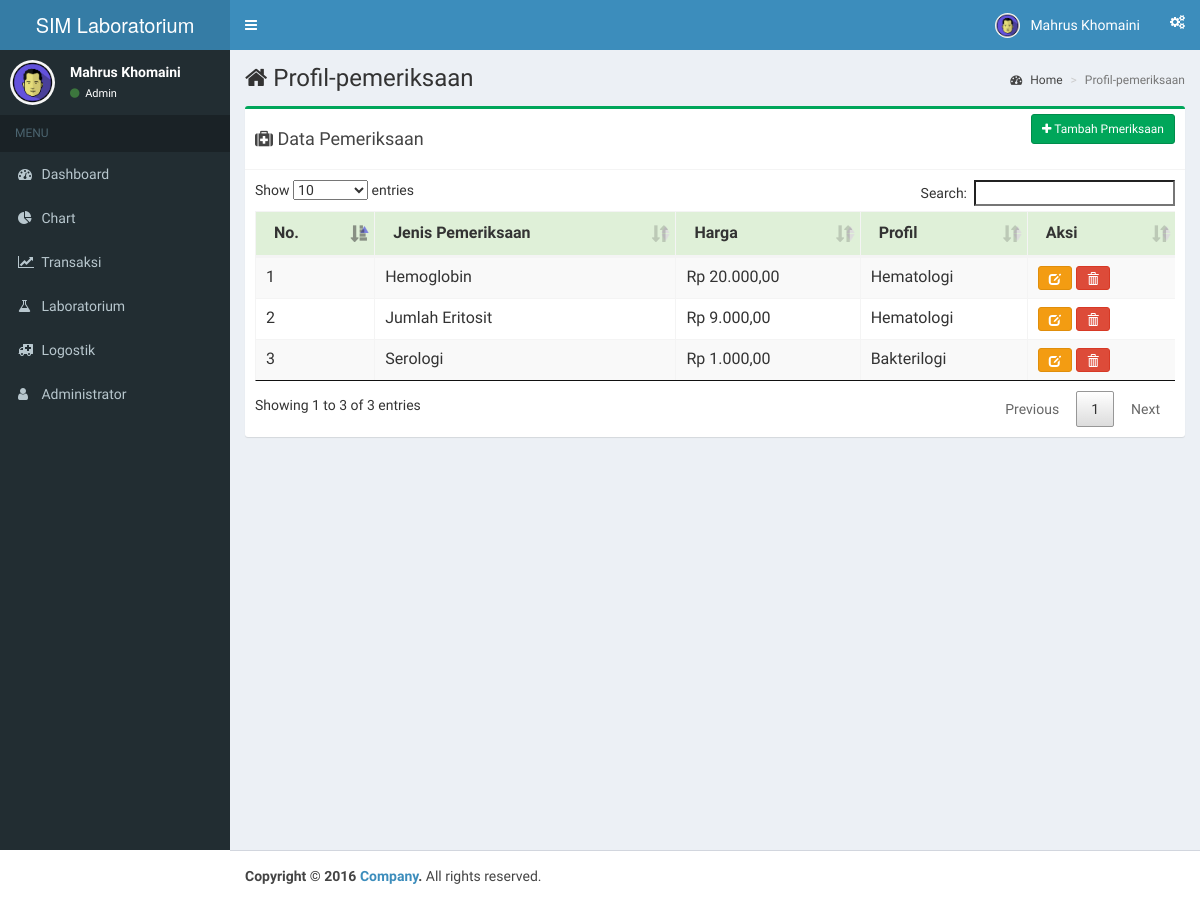
/home.php?page=profil-pemeriksaan (signed in), run on the app's committed database.
### tables this page shows
CREATE TABLE IF NOT EXISTS `tb_pemeriksaan` (
  `id_pemeriksaan` int(11) NOT NULL AUTO_INCREMENT,
  `id_profil` int(11) NOT NULL,
  `jenis_pemeriksaan` varchar(100) NOT NULL,
  `harga` int(11) DEFAULT 0,
  `unit` varchar(100) DEFAULT NULL,
  `nilai_rujukan` varchar(100) DEFAULT NULL,
  PRIMARY KEY (`id_pemeriksaan`),
  KEY `id_profil` (`id_profil`)
);

CREATE TABLE IF NOT EXISTS `tb_profil` (
  `id_profil` int(11) NOT NULL AUTO_INCREMENT,
  `nama_profil` varchar(32) NOT NULL,
  PRIMARY KEY (`id_profil`)
);

### addfile/koneksi.php (called while the page is built, shortened)
<?php
function rupiah($angka){
	$hasil_rupiah = "Rp " . number_format($angka,2,',','.');
	return $hasil_rupiah;
}
?>

### addfile/data-pemeriksaan.php (shortened to what this page needs)
<?php include 'koneksi.php'; ?>
    <?php include 'modal-pemeriksaan.php'; ?>
    <div class="table-responsive">
    <table class="table table-striped table-bordered data-barang" id="barangtable">
      <thead>
        <tr class="success">
          <th>No.</th>
          <th>Jenis Pemeriksaan</th>
          <th>Harga</th>
          <th>Profil</th>
          <th>Aksi</th>
        </tr>
      </thead>
      <tbody>
      <?php
      $tampil = $koneksi->prepare("SELECT * FROM tb_pemeriksaan JOIN tb_profil ON tb_pemeriksaan.id_profil=tb_profil.id_profil");
      $tampil->execute();
      $tampil->setFetchMode(PDO::FETCH_ASSOC);
      $no = 1;
      while ($data=$tampil->fetch(PDO::FETCH_ORI_NEXT)) { ?>
        <tr>
          <td><?php echo $no; ?></td>
          <td><?php echo $data['jenis_pemeriksaan']; ?></td>
          <td><?php echo rupiah($data['harga']) ?></td>
          <td>
              <?php
                  echo $data['nama_profil']
              ?>
          </td>
          <td><button type="button" id="<?php echo $data['id_pemeriksaan']; ?>" class="btn btn-warning btn-sm detail-pemeriksaan" data-toggle="modal" data-target="#modal-update-pemeriksaan"><span class="glyphicon glyphicon-edit" aria-hidden="true"></button>
            <button name="<?php echo $data['jenis_pemeriksaan'] ?>" type="button" id="<?php echo $data['id_pemeriksaan']; ?>" class="btn btn-danger btn-sm hapus-pemeriksaan"><span class="glyphicon glyphicon-trash" aria-hidden="true"></button>
            </td>
        </tr>
        <?php $no++;} ?>
      </tbody>
    </table>
  </div>

### data on the page
tb_pemeriksaan: jenis_pemeriksaan "Hemoglobin", harga "Rp 20.000,00", id_profil.nama_profil "Hematologi"
tb_pemeriksaan: jenis_pemeriksaan "Jumlah Eritosit", harga "Rp 9.000,00", id_profil.nama_profil "Hematologi"
tb_pemeriksaan: jenis_pemeriksaan "Serologi", harga "Rp 1.000,00", id_profil.nama_profil "Bakterilogi"

### other printed values
$_SESSION['nama'] "Mahrus Khomaini"
$_SESSION['level'] "Admin"
$title "Profil-pemeriksaan"
